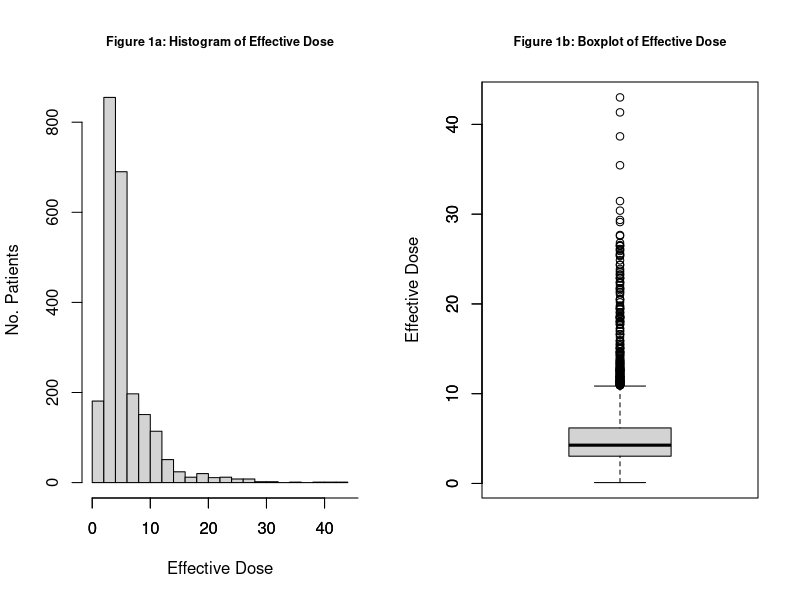
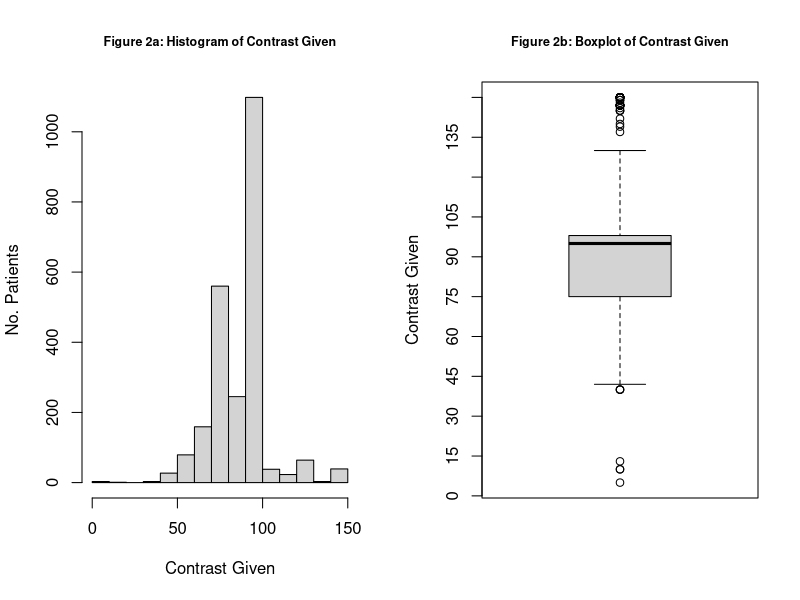
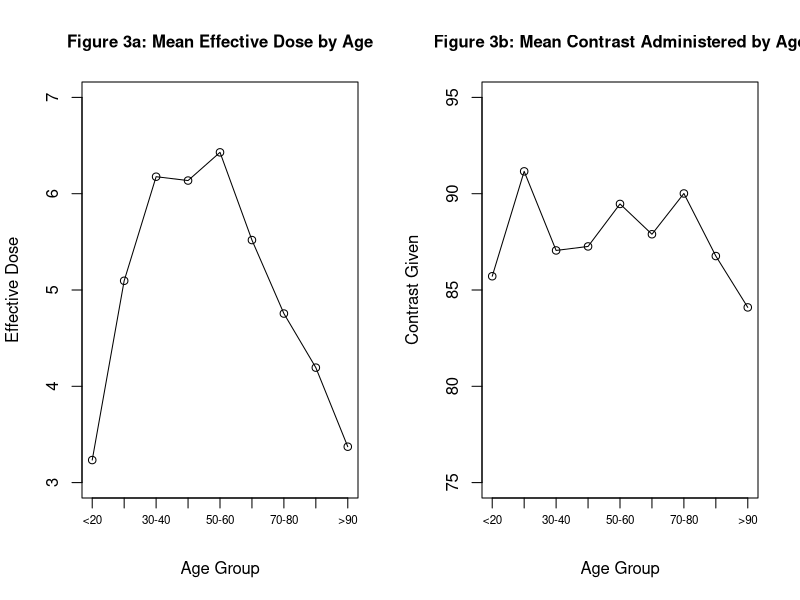
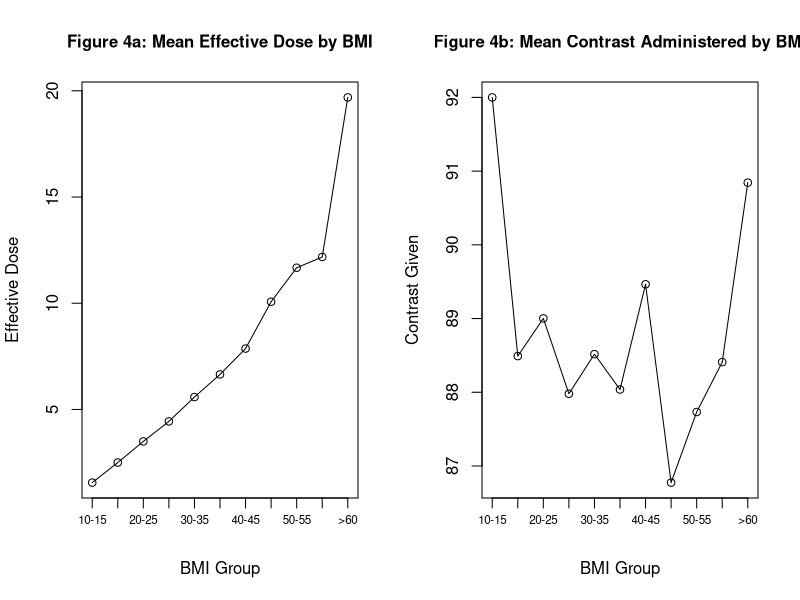

Write R code to recreate these figures, in order.
## ---- chunk 1
knitr::opts_chunk$set(echo = FALSE, fig.pos = 'htb!')
## ---- chunk 2
PE <- read.csv("Data/Updates/PE_update_clean.csv")
PE$BMI <- as.numeric(PE$BMI)
PE <- na.omit(PE)

age_cuts <- c("<20", "20-30", "30-40", "40-50","50-60", "60-70",
              "70-80", "80-90", ">90")
PE$Age10 <- cut(PE$Age, breaks = c(-1,seq(20,90,10), 110), labels = age_cuts)

BMI_cuts <- c("10-15", "15-20", "20-25", "25-30","30-35", "35-40",
              "40-45", "45-50", "50-55", "55-60", ">60")
PE$BMI10 <- cut(PE$BMI, breaks = c(seq(10,60,5),92), labels = BMI_cuts)
## ---- chunk 3
par(mfrow = c(1,2))
hist(PE$Eff.Dose, breaks = 20, main = "Figure 1a: Histogram of Effective Dose",
     xlab = "Effective Dose", ylab = "No. Patients", cex.main = 0.75)
axis(side = 1, at = seq(0,100,10))
boxplot(PE$Eff.Dose, main = "Figure 1b: Boxplot of Effective Dose", cex.main = 0.75, 
        ylab = "Effective Dose")
axis(side = 2, at = seq(0,100,10))
par(mfrow = c(1,1))
## ---- chunk 4
par(mfrow = c(1,2))
hist(PE$Contrast.Given, breaks = 20, main = "Figure 2a: Histogram of Contrast Given",
     xlab = "Contrast Given", ylab = "No. Patients", cex.main = 0.75)
boxplot(PE$Contrast.Given, main = "Figure 2b: Boxplot of Contrast Given", cex.main = 0.75, 
        ylab = "Contrast Given", yaxp = c(0,150,10))
par(mfrow = c(1,1))
## ---- chunk 5
par(mfrow = c(1,2))
rad_by_age <- tapply(PE$Eff.Dose, PE$Age10, "mean")
plot(rad_by_age, type = "l", ylab = "Effective Dose", xlab = "Age Group", xaxt = "n",
     main = "Figure 3a: Mean Effective Dose by Age", ylim = c(3,7), cex.main = 1)
points(rad_by_age)
axis(1, at = 1:9, labels = age_cuts, cex.axis = .7, mgp = c(3,0.5,0))

contrast_by_age <- tapply(PE$Contrast.Given, PE$Age10, "mean")
plot(contrast_by_age, type = "l", ylab = "Contrast Given", xlab = "Age Group", xaxt = "n",
     main = "Figure 3b: Mean Contrast Administered by Age", cex.main = 1, yaxt = "n", ylim = c(75,95))
points(contrast_by_age)
axis(1, at = 1:9, labels = age_cuts, cex.axis = .7, mgp = c(3,0.5,0))
axis(2, at = seq(75,95,5))
par(mfrow = c(1,1))
## ---- chunk 6
par(mfrow = c(1,2))
rad_by_bmi <- tapply(PE$Eff.Dose, PE$BMI10, "mean")
plot(rad_by_bmi, type = "l", ylab = "Effective Dose", xlab = "BMI Group", xaxt = "n",
     main = "Figure 4a: Mean Effective Dose by BMI", cex.main = 1)
points(rad_by_bmi)
axis(1, at = 1:11, labels = BMI_cuts, cex.axis = .7, mgp = c(3,0.5,0))

contrast_by_bmi <- tapply(PE$Contrast.Given, PE$BMI10, "mean")
plot(contrast_by_bmi, type = "l", ylab = "Contrast Given", xlab = "BMI Group", xaxt = "n",
     main = "Figure 4b: Mean Contrast Administered by BMI", cex.main = 1)
points(contrast_by_bmi)
axis(1, at = 1:11, labels = BMI_cuts, cex.axis = .7, mgp = c(3,0.5,0))
par(mfrow = c(1,1))
